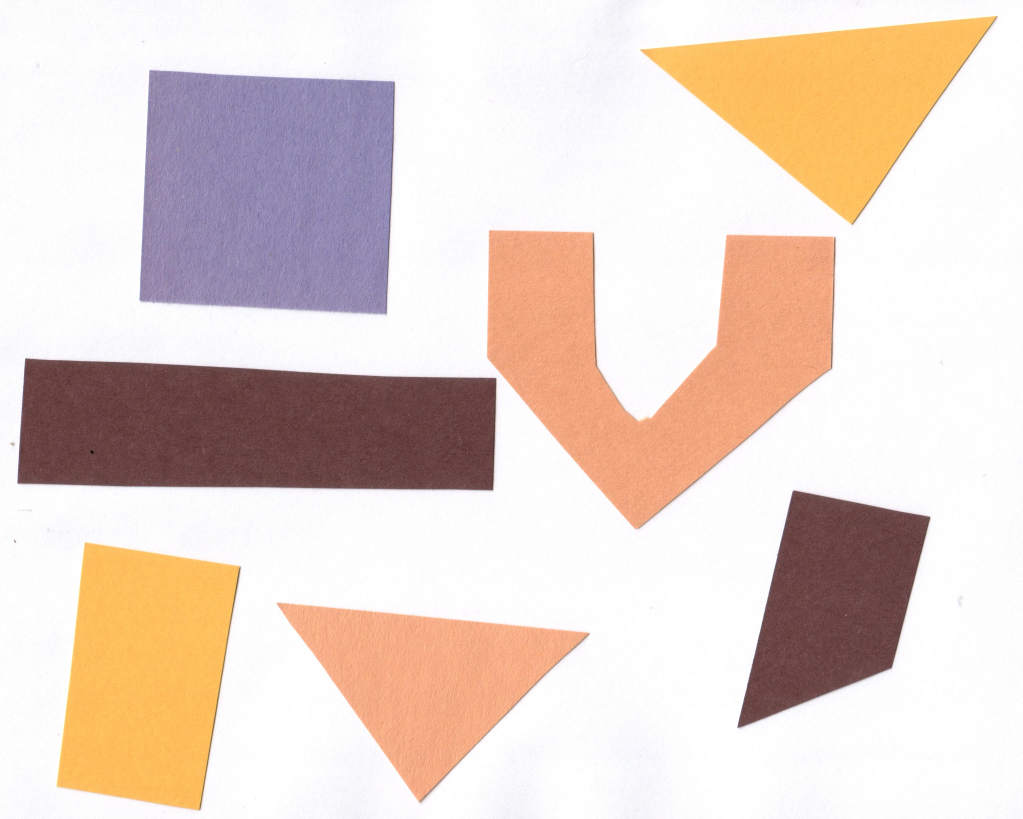
#> input picture Images/shapes.jpg, 3068 x 2457 px (shown at 1/3 size)
$ jupyter execute Report.ipynb
#> lines starting #> are read from the running program, lines starting #| are printed output that depends on the picture
# Edge Detection Algorithms
#### By: Rasheed Alqobbaj - 1202474

## Importing Libraries

[cell 1]
# Importing Libraries
import cv2 # OpenCV for image processing
import numpy as np # Numpy for numerical operations (arrays, matrices, etc.)
import matplotlib.pyplot as plt # Matplotlib for plotting

## Function to Display Images

[cell 2]
def show_images(*images, titles=None, colormaps=None):
    # Get the number of images
    num_images = len(images)

    if titles is None:
        titles = [''] * num_images

    if colormaps is None:
        # if no cmap was selected set the cmap to the default value of 'viridis'
        colormaps = ['viridis'] * num_images

    if num_images == 1:
        fig, ax = plt.subplots(figsize=(5, 5))
        ax.imshow(images[0], cmap=colormaps[0])
        ax.set_title(titles[0])
        ax.axis('off')
    elif num_images == 2:
        fig, axes = plt.subplots(1, 2, figsize=(10, 5))
        for i, ax in enumerate(axes):
            ax.imshow(images[i], cmap=colormaps[i])
            ax.set_title(titles[i])
            ax.axis('off')
    elif num_images == 3:
        fig, axes = plt.subplots(1, 3, figsize=(15, 5))
        for i, ax in enumerate(axes):
            ax.imshow(images[i], cmap=colormaps[i])
            ax.set_title(titles[i])
            ax.axis('off')
    elif num_images == 4:
        fig, axes = plt.subplots(1, 4, figsize=(20, 5))
        for i, ax in enumerate(axes):
            ax.imshow(images[i], cmap=colormaps[i])
            ax.set_title(titles[i])
            ax.axis('off')


    plt.show()

## Load Image

[cell 3]
image = cv2.imread('Images/shapes.jpg')
#> image is the input picture: shape (2457, 3068, 3); mean B, G, R 203.8, 212.3, 229.7
image = cv2.cvtColor(image, cv2.COLOR_BGR2RGB)
gray_image = cv2.cvtColor(image, cv2.COLOR_RGB2GRAY)
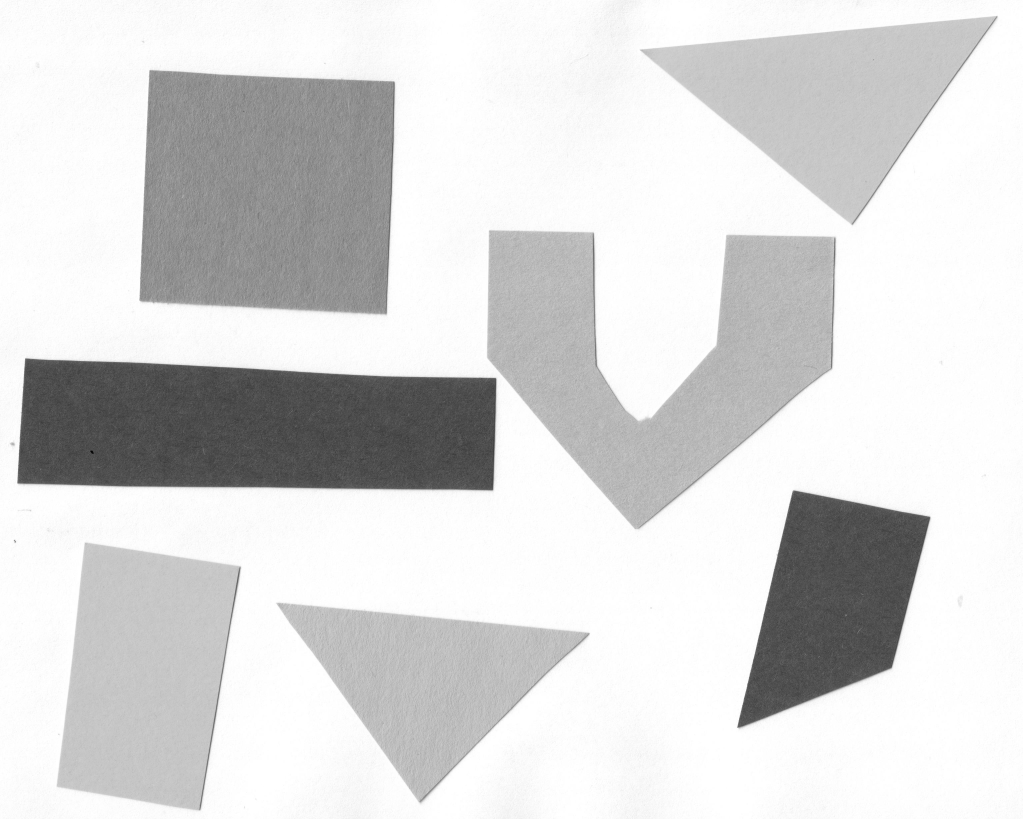
#> gray_image: shape (2457, 3068) (shown at 1/3 size); min 3, max 255, mean 216.5

show_images(image, gray_image, titles=['Original Image', 'Gray Image'], colormaps=['viridis', 'gray'])

## Roberts Edge Detection

[cell 4]
# Roberts Edge Detection
roberts_x_kernel = np.array([[1,  0],
                     [0, -1]])

roberts_y_kernel = np.array([[0,  1],
                     [-1, 0]])

roberts_x = cv2.filter2D(gray_image, -1, roberts_x_kernel)
roberts_y = cv2.filter2D(gray_image, -1, roberts_y_kernel)

show_images(gray_image, roberts_x, roberts_y, titles=['Gray Image', 'Roberts X', 'Roberts Y'], colormaps=['gray', 'gray', 'gray'])
#> in show_images (call 2), `plt.show()`:
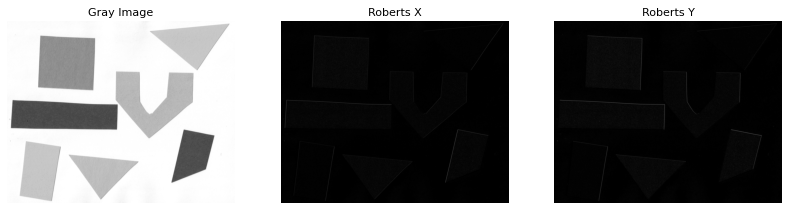
#> figure drawn by matplotlib, 3 panels

## Sobel Edge Detection

[cell 5]
# Sobel Edge Detection
sobel_x_kernel = np.array([[-1, 0, 1],
                    [-2, 0, 2],
                    [-1, 0, 1]])

sobel_y_kernel = np.array([[-1, -2, -1],
                    [ 0,  0,  0],
                    [ 1,  2,  1]])

sobel_x = cv2.filter2D(gray_image, -1, sobel_x_kernel)
sobel_y = cv2.filter2D(gray_image, -1, sobel_y_kernel)

show_images(gray_image, sobel_x, sobel_y, titles=['Gray Image', 'Sobel X', 'Sobel Y'], colormaps=['gray', 'gray', 'gray'])

## Prewitt Edge Detection

[cell 6]
# Prewitt Edge Detection
prewitt_x_kernel = np.array([[-1, 0, 1],
                      [-1, 0, 1],
                      [-1, 0, 1]])

prewitt_y_kernel = np.array([[-1, -1, -1],
                      [ 0,  0,  0],
                      [ 1,  1,  1]])

prewitt_x = cv2.filter2D(gray_image, -1, prewitt_x_kernel)
prewitt_y = cv2.filter2D(gray_image, -1, prewitt_y_kernel)

show_images(gray_image, prewitt_x, prewitt_y, titles=['Gray Image', 'Prewitt X', 'Prewitt Y'], colormaps=['gray', 'gray', 'gray'])

## Laplacian Edge Detection

[cell 7]
# Laplacian Edge Detection
laplacian_3_kernel = np.array([[0,  1, 0],
                      [1, -4, 1],
                      [0,  1, 0]])

laplacian_5_kernel = np.array([[1, 1, 1, 1, 1],
                        [1, 1, 1, 1, 1],
                        [1, 1, -24, 1, 1],
                        [1, 1, 1, 1, 1],
                        [1, 1, 1, 1, 1]])

laplacian_3 = cv2.filter2D(gray_image, -1, laplacian_3_kernel)
laplacian_5 = cv2.filter2D(gray_image, -1, laplacian_5_kernel)
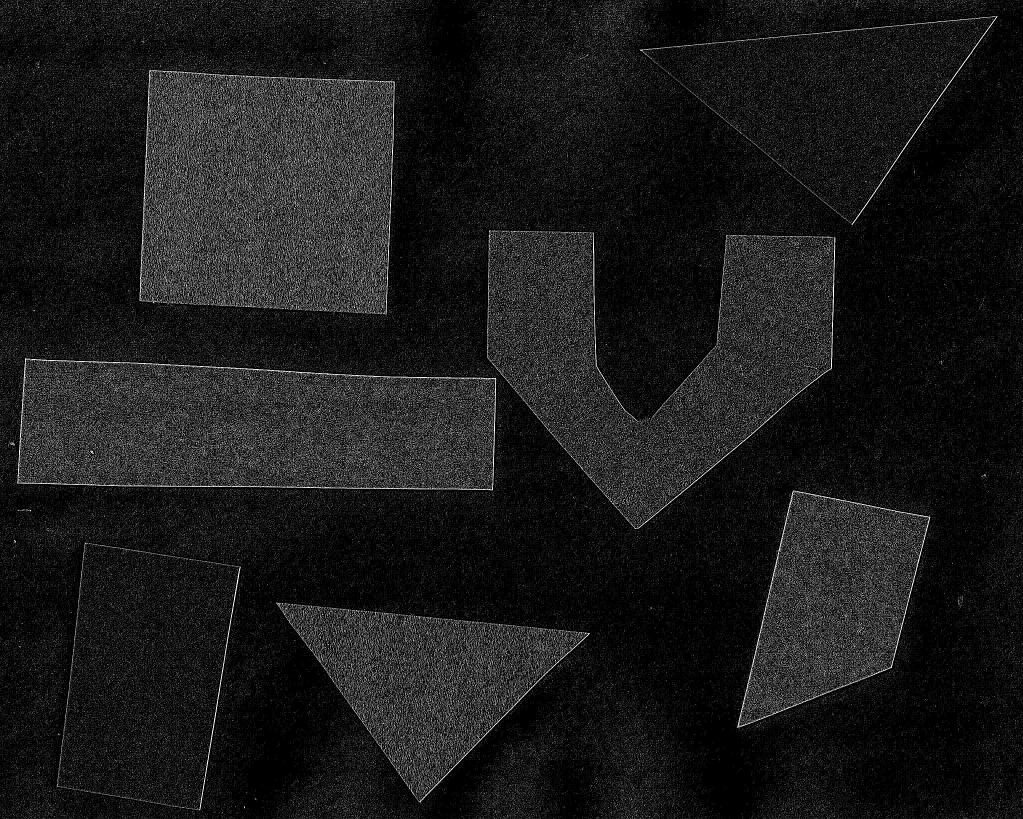
#> laplacian_5: shape (2457, 3068) (shown at 1/3 size); min 0, max 255, mean 25.8

show_images(gray_image, laplacian_3, laplacian_5, titles=['Gray Image', 'Laplacian 3x3', 'Laplacian 5x5'], colormaps=['gray', 'gray', 'gray'])

## Laplacian of Gaussian (LoG) Edge Detection

[cell 8]
# LoG Edge Detection
# convole the image with Gaussian mask of Scale 3
# The size of the mask should be >= 6*scale (Keeping it odd)
gauss = cv2.GaussianBlur(gray_image, (19, 19), 3)

log3 = cv2.filter2D(gauss, -1, laplacian_3_kernel)
log5 = cv2.filter2D(gauss, -1, laplacian_5_kernel)

show_images(gray_image, log3, log5, titles=['Gray Image', 'LoG 3x3', 'LoG 5x5'], colormaps=['gray', 'gray', 'gray'])

## Difference of Gaussians (DoG) Edge Detection

[cell 9]
# DoG Edge Detection
# convole the image with Gaussian mask of Scale 3, 9
# The size of the mask should be >= 6*scale (Keeping it odd)
gauss1 = cv2.GaussianBlur(gray_image, (19, 19), 3)
gauss2 = cv2.GaussianBlur(gray_image, (55, 55), 9)

dog = gauss1 - gauss2
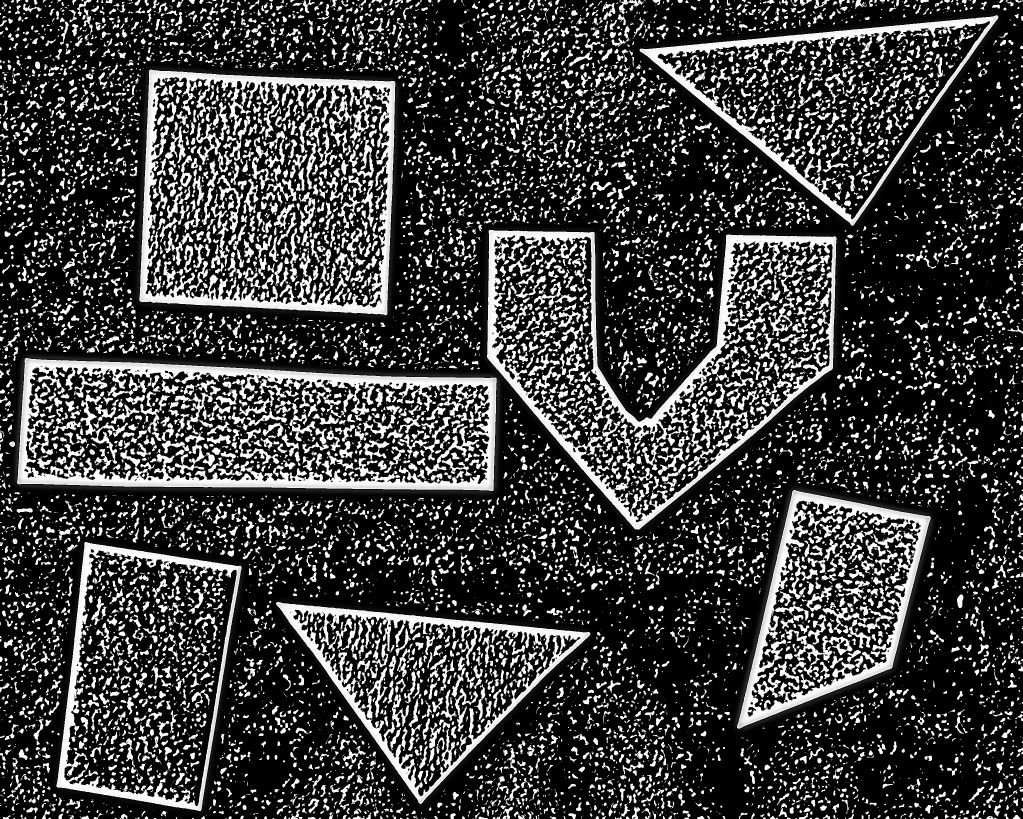
#> dog: shape (2457, 3068) (shown at 1/3 size); min 0, max 255, mean 60.1

show_images(gray_image, dog, titles=['Gray Image', 'DoG'], colormaps=['gray', 'gray'])

## Canny Edge Detection

[cell 10]
# Canny Edge Detection
# Find the median then the two thresholds of the gray resized image
v = np.median(gray_image)
#> v = 252
lower = int(0.68 * v)
#> lower = 171
upper = int(1.32 * v)
#> upper = 332

canny_1 = cv2.Canny(gray_image, lower, upper)
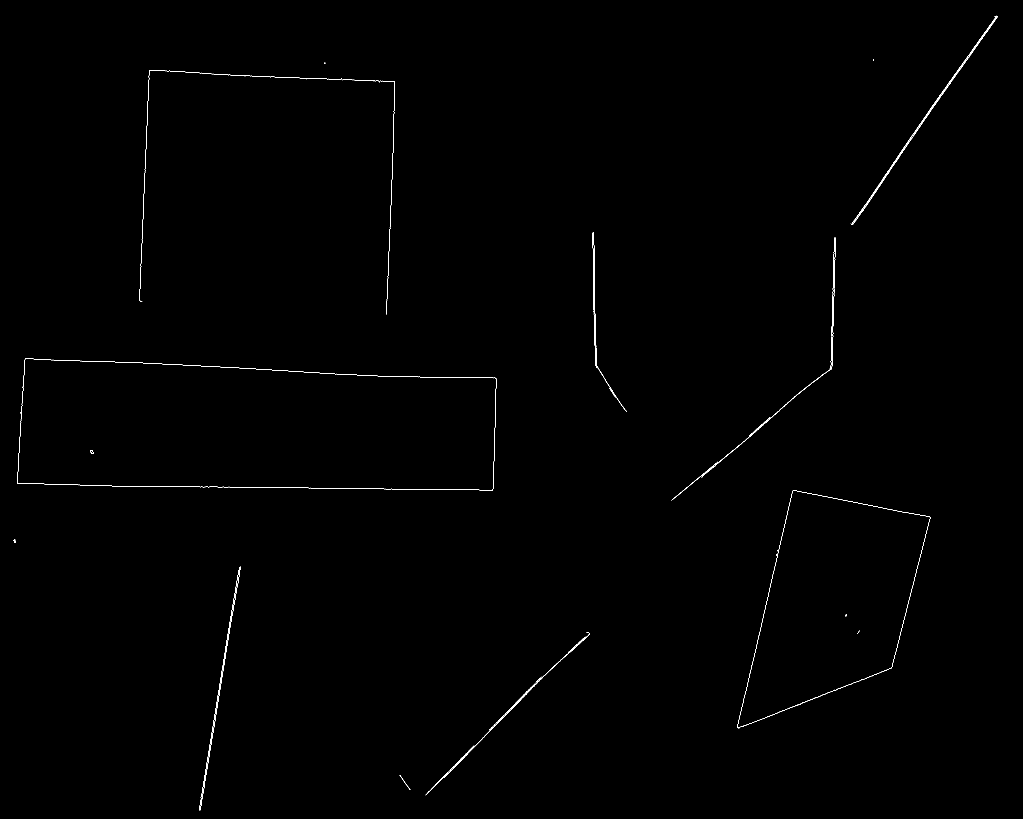
#> canny_1: shape (2457, 3068) (shown at 1/3 size); 0.21% white in thin lines or dots
canny_2 = cv2.Canny(gray_image, 100, 200)
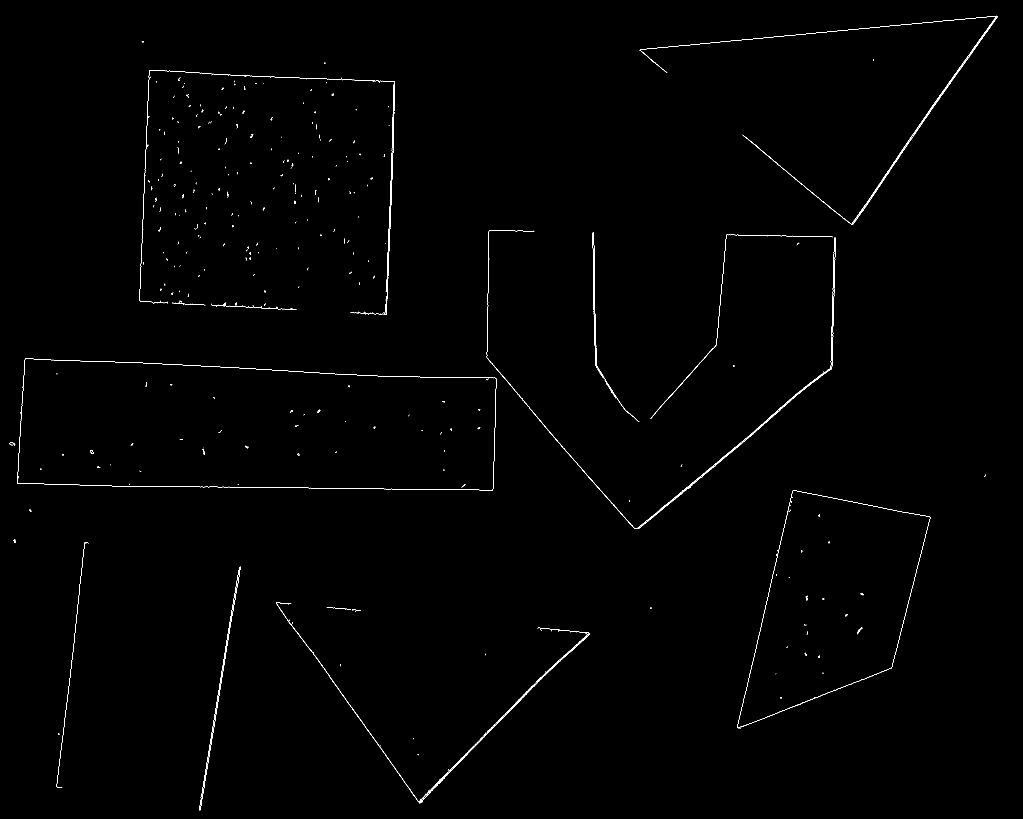
#> canny_2: shape (2457, 3068) (shown at 1/3 size); 0.37% white in thin lines or dots

show_images(gray_image, canny_1, canny_2, titles=['Gray Image', 'Canny 1', 'Canny 2'], colormaps=['gray', 'gray', 'gray'])
print(f'Lower Threshold: {lower}, Upper Threshold: {upper}')
#| Lower Threshold: 171, Upper Threshold: 332

## Comparison

[cell 11]
show_images(roberts_x, sobel_x, prewitt_x, titles=['Roberts X', 'Sobel X', 'Prewitt X'], colormaps=['gray', 'gray', 'gray'])
show_images(roberts_y, sobel_y, prewitt_y, titles=['Roberts Y', 'Sobel Y', 'Prewitt Y'], colormaps=['gray', 'gray', 'gray'])
show_images(laplacian_3, laplacian_5, log3, titles=['Laplacian 3x3', 'Laplacian 5x5', 'LoG 3x3'], colormaps=['gray', 'gray', 'gray'])
show_images(log5, dog, canny_1, canny_2, titles=['LoG 5x5', 'DoG', 'Canny 1', 'Canny 2'], colormaps=['gray', 'gray', 'gray', 'gray'])
